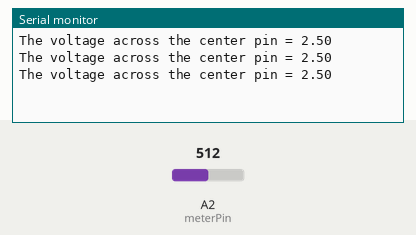
Simulated run of this sketch. Board: Arduino Uno, built with avr-gcc and run on an emulated ATmega328P. Shown: the last lines printed to the serial monitor. The inputs (shaded band) are chosen by the test bench; at power-on: A2 (meterPin) = 512.

Above: at 1.3 s.
1.4 s: A2 (meterPin) set to 716
At 1.9 s:
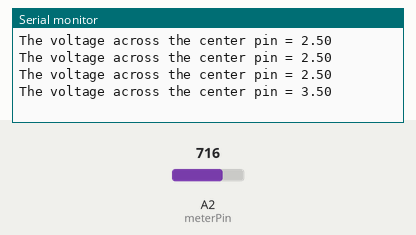
2.9 s: A2 (meterPin) set to 900
At 3.4 s:
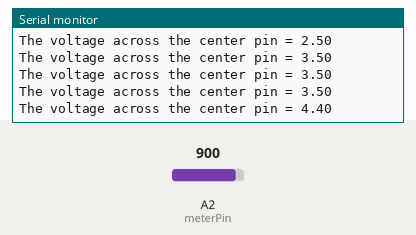
Timing chart, 0 to 5.9 s (numbered marks = the images above; inputs shaded):
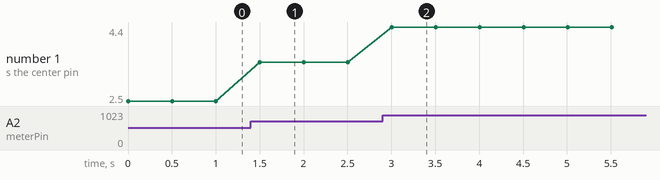

Measured:
- after the input at 1.4 s, the serial monitor: prints a new line after 0.10 s (image 1)
- after the input at 2.9 s, the serial monitor: prints a new line after 0.10 s (image 2)
- plotted number 1: 2.5 → 3.5 after the input at 1.4 s, 3.5 → 4.4 after the input at 2.9 s

The sketch:

Potentiometer.ino
```cpp
int meterPin = A2;
int ReadV;
float volt;
int lag = 500;
void setup() {
  // put your setup code here, to run once:

Serial.begin(9600);
}

void loop() {
  // put your main code here, to run repeatedly:
ReadV = analogRead(meterPin);
volt = (5./1023.)*ReadV;
Serial.print("The voltage across the center pin = ");
Serial.println(volt);
delay(lag);
}
```
